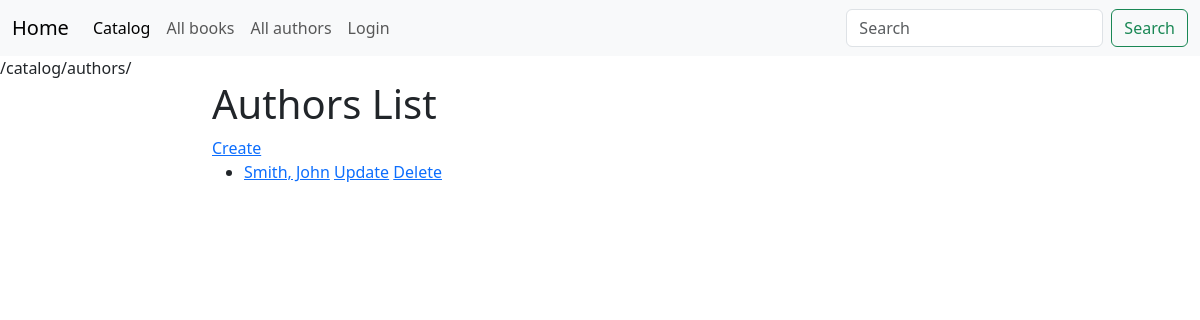
Page /catalog/authors/ on the earlier database version.
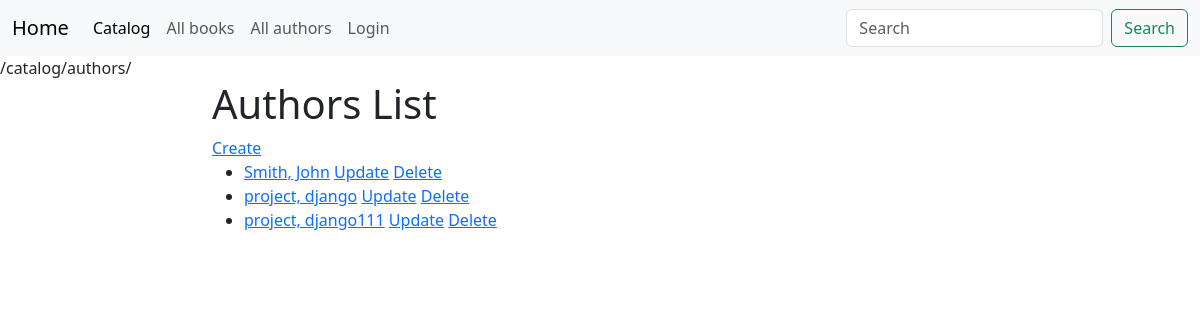
Same page on the later database version.
### catalog/models.py (models this page shows)
class Author(models.Model):
    first_name = models.CharField(max_length=100)
    last_name = models.CharField(max_length=100)
    date_of_birth = models.DateField(null=True, blank=True)
    date_of_death = models.DateField('Died', null=True, blank=True)
    def get_absolute_url(self):
        return reverse('author-detail', args=[str(self.id)])
    def __str__(self):
        return '%s, %s' % (self.last_name, self.first_name)

### catalog/views.py (the view)
class AuthorListView(generic.ListView):
    model = Author
    template_name = 'authors/all_authors_page.html'
    paginate_by = 10
    context_object_name = 'all_authors_list'
    def get_queryset(self):
        return super().get_queryset()

### catalog/templates/authors/all_authors_page.html
{% extends "base_generic.html" %}
{% block content %}
<h1>Authors List</h1>
<a href="{% url 'author_create' %}">Create</a>
{% if all_authors_list %}
<ul>
    {% for author in all_authors_list %}
        <li>
            <a href="{{ author.get_absolute_url }}">{{ author }}</a>
            <a href="{% url 'author_update' author.id %}">Update</a>
            <a href="{% url 'author_delete' author.id %}">Delete</a>
        </li>
    {% endfor %}
</ul>
{% else %}
<p>There are no authors in the library.</p>
{% endif %}
{% endblock %}

### locallibrary/templates/base_generic.html (shortened to what this page needs)
<!doctype html>
<html lang="en">
<head>
    <link href="https://cdn.jsdelivr.net/npm/bootstrap@5.3.3/dist/css/bootstrap.min.css" rel="stylesheet"
>
    {% load static %}
    <link rel="stylesheet" href="{% static 'css/styles.css' %}" />
</head>
<body>
    <div class="container-fluid">
        <div class="row">
            {% block navbar %}
            {% include 'navbar.html' %}
            {% endblock %}
            {{ request.path }}
        </div>
        <div class="row">
            <div class="col-2"></div>
            <div class="col-8">
                {% block content %}{% endblock %}
            </div>
            <div class="col-2"></div>
        </div>
    </div>
</body>
</html>

### locallibrary/templates/navbar.html (shortened to what this page needs)
<nav class="navbar navbar-expand-lg bg-body-tertiary">
  <div class="container-fluid">
    <a class="navbar-brand" href="#">Home</a>
    <div class="collapse navbar-collapse" id="navbarSupportedContent">
      <ul class="navbar-nav me-auto mb-2 mb-lg-0">
        <li class="nav-item">
          <a class="nav-link active" aria-current="page" href="{% url 'catalog_home' %}">Catalog</a>
        </li>
        <li class="nav-item">
          <a class="nav-link" href="{% url 'books' %}">All books</a>
        </li>
        <li class="nav-item">
          <a class="nav-link" href="{% url 'authors' %}">All authors</a>
        </li>
        {% if user.is_authenticated %}
          <li class="nav-item">
            <a class="nav-link" href="{% url 'edit' %}">{{ user.get_username }}</a></li>
          <li class="nav-item">
            <form method="post" action="{% url 'logout' %}" class="logout-form">
              {% csrf_token %}
              <button type="submit" class="btn nav-link border-0 bg-transparent">Logout</button>
            </form>
          </li>
          <li class="nav-item" ><a class="nav-link" href="{% url 'my-borrowed' %}">My Borrowed</a></li>
        {% else %}
          <li class="nav-item"><a class="nav-link" href="{% url 'login' %}?next={{request.path}}">Login</a></li>
        {% endif %}
      </ul>
      <form class="d-flex" role="search">
        <input class="form-control me-2" type="search" placeholder="Search" aria-label="Search">
        <button class="btn btn-outline-success" type="submit">Search</button>
      </form>
    </div>
  </div>
</nav>

Differences in the rows shown:
added Author: last_name+first_name "project, django"
added Author: last_name+first_name "project, django111"
